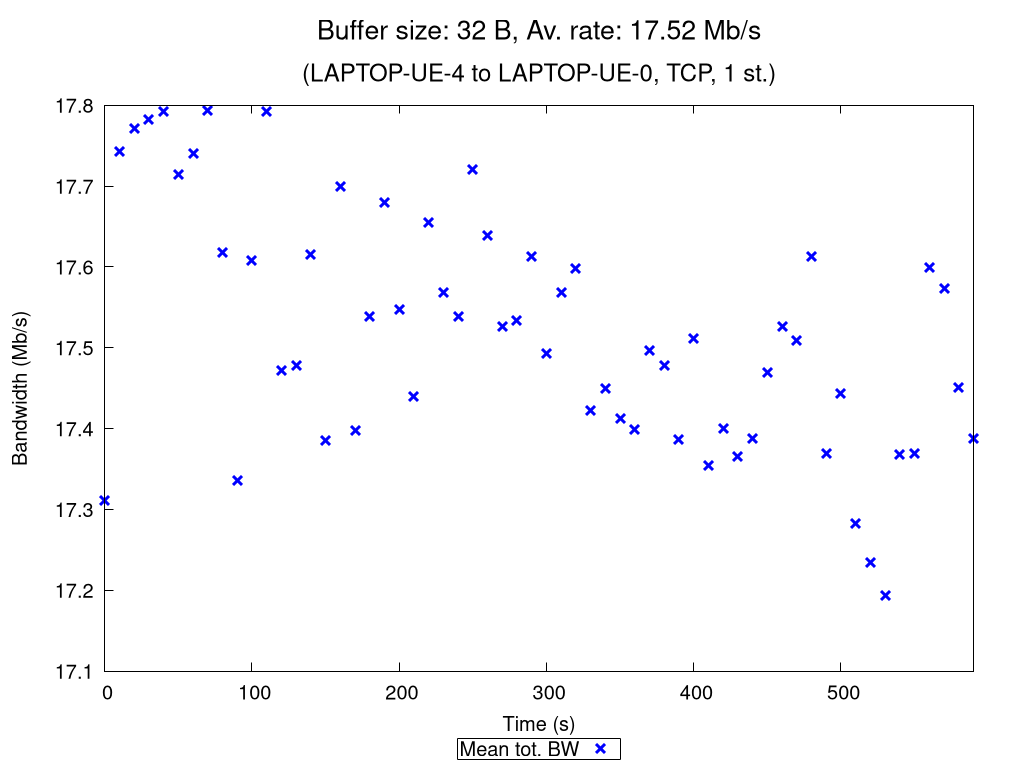

Reproduce this figure in gnuplot.
set terminal pngcairo nocrop enhanced size 1024,768 font "Verdana,15"
set output "TCP_1_st_2020_10_17_21-14-10_two2one_00032B.png"

set title "{/=20 Buffer size: 32 B, Av. rate: 17.52 Mb/s}\n\n{/=18 (LAPTOP-UE-4 to LAPTOP-UE-0, TCP, 1 st.)}"

set xlabel "Time (s)"
set ylabel "Bandwidth (Mb/s)"
set ytics nomirror
set key bmargin center horizontal box samplen 1 width -1
set bmargin 4.6
set rmargin 4.5

rf = 1000000.0  # rate factor
set style fill transparent solid 0.2 noborder
set autoscale xfix
plot "TCP_1_st_2020_10_17_21-14-10_two2one_00032B_iperf_processed.dat" using 1:($2/rf-$3/rf):($2/rf+$3/rf) with filledcurves lc rgb "blue" notitle, \
     "" using 1:($2/rf) with points pt 2 ps 1.5 lw 3 lc rgb "blue" title "Mean tot. BW", \
